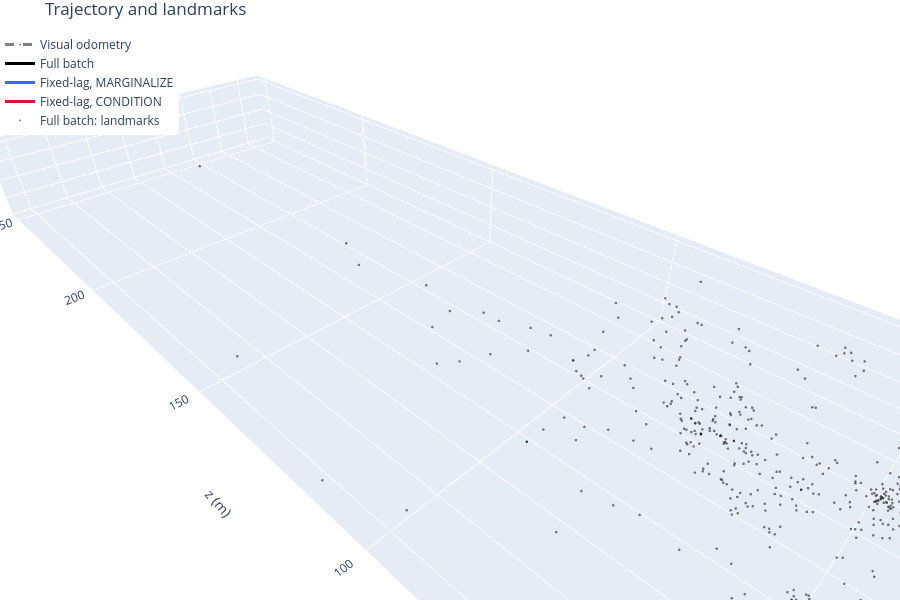

Write notebook code for a chart like this one.
### Markdown cell above
## 5. Trajectory and landmarks

The visual odometry poses, the full batch trajectory, the fixed-lag trajectories, in which every pose keeps its last estimate before it left the window, and the landmarks of the full batch solution. Smart factors have no landmark variables: a landmark is the point its smart factor triangulates, for a fixed-lag run the last point triangulated while the factor was in the smoother. Those points are compared with the full batch ones rather than plotted: the median distance is a few centimetres in both modes, but a landmark with a short or nearly degenerate track can be metres off, and a distant landmark, whose depth is weakly constrained, tens of metres. Click a legend entry to show or hide a trace, and scroll to zoom: some landmarks are well over 100 m away.

### Code cell
batch = full_batch(last)
batch_points = {landmark: point.get() for landmark, factor in smart_factors(last).items()
                if (point := factor.point(batch)).valid()}
print(f"{len(smart_factors(last))} landmarks seen at least twice, {len(batch_points)} triangulated by the full batch")
paths = {"Visual odometry": np.array([vo_poses[i].translation() for i in range(first, last + 1)]),
         "Full batch": np.array([batch.atPose3(X(i)).translation() for i in range(first, last + 1)])}
for name, trajectory in trajectories.items():
    paths[f"Fixed-lag, {name}"] = np.array([trajectory.atPose3(X(i)).translation() for i in range(first, last + 1)])
    points = landmark_estimates[name]
    distances = np.array([np.linalg.norm(points[landmark] - batch_points[landmark])
                          for landmark in sorted(set(points) & set(batch_points))])
    print(f"Fixed-lag, {name}: {len(distances)} landmarks, distance to the full batch point: "
          f"median {np.median(distances):.3f} m, 90th percentile {np.percentile(distances, 90):.2f} m, "
          f"max {distances.max():.1f} m")

fig = go.Figure()
styles = [dict(color="gray", dash="dash"), dict(color="black"), dict(color="royalblue"), dict(color="crimson")]
for (name, xyz), style in zip(paths.items(), styles):
    fig.add_trace(go.Scatter3d(x=xyz[:, 0], y=xyz[:, 1], z=xyz[:, 2], mode="lines+markers", name=name,
                               line=dict(width=3, **style), marker=dict(size=2, color=style["color"])))
landmarks = np.round(np.array(list(batch_points.values())), 2)
fig.add_trace(go.Scatter3d(x=landmarks[:, 0], y=landmarks[:, 1], z=landmarks[:, 2], mode="markers",
                           name="Full batch: landmarks", marker=dict(size=1.5, color="black", opacity=0.5)))
fig.update_layout(title="Trajectory and landmarks", height=600, legend=dict(x=0, y=1),
                  margin=dict(l=0, r=0, b=0, t=30),
                  scene=dict(xaxis_title="x (m)", yaxis_title="y (m)", zaxis_title="z (m)", aspectmode="data",
                             camera=dict(up=dict(x=0, y=-1, z=0), eye=dict(x=-1, y=-1, z=-1))))
fig.show()

### Figure 1 — Plotly figure (JSON) as saved in the notebook; plotly's stock layout.template omitted (floating-point values rounded to 4 significant figures; data arrays with more than 128 entries replaced by an {"elided": "..."} marker saying what was removed)
{"data": [{"line": {"color": "gray", "dash": "dash", "width": 3}, "marker": {"color": "gray", "size": 2}, "mode": "lines+markers", "name": "Visual odometry", "type": "scatter3d", "x": [0.0, 0.003143, 0.002806, 0.004198, 0.007419, 0.006492, 0.002024, -0.003376, -0.008345, -0.01404, -0.03147, -0.03832, -0.04732, -0.06117, -0.07503, -0.0894, -0.1108, -0.1346, -0.1584, -0.182, -0.2075, -0.2376, -0.2665, -0.2934, -0.3206, -0.3477], "y": [0.0, 0.004146, 0.009815, 0.01203, 0.01751, 0.02211, 0.02749, 0.03128, 0.03631, 0.04066, 0.05025, 0.06278, 0.06961, 0.07602, 0.08276, 0.08862, 0.09397, 0.0949, 0.09775, 0.1017, 0.106, 0.112, 0.1169, 0.1225, 0.1261, 0.1315], "z": [0.0, 0.96, 1.92, 2.873, 3.816, 4.759, 5.695, 6.629, 7.565, 8.501, 9.44, 10.37, 11.29, 12.21, 13.12, 14.02, 14.93, 15.83, 16.73, 17.64, 18.52, 19.41, 20.29, 21.17, 22.04, 22.9]}, {"line": {"color": "black", "width": 3}, "marker": {"color": "black", "size": 2}, "mode": "lines+markers", "name": "Full batch", "type": "scatter3d", "x": [-1.828e-11, -0.002892, -0.00652, -0.008659, -0.007604, -0.009247, -0.01538, -0.02653, -0.03513, -0.04269, -0.05095, -0.05692, -0.06607, -0.07387, -0.08335, -0.09397, -0.1093, -0.1308, -0.1552, -0.1785, -0.2001, -0.2278, -0.2517, -0.2725, -0.2975, -0.326], "y": [-1.374e-11, 0.004127, 0.009187, 0.009714, 0.01461, 0.01876, 0.02354, 0.02651, 0.02985, 0.03209, 0.03947, 0.05135, 0.05845, 0.06502, 0.07173, 0.07803, 0.08301, 0.08365, 0.08837, 0.09388, 0.09659, 0.1018, 0.1063, 0.1114, 0.1146, 0.1198], "z": [-5.037e-10, 0.9614, 1.925, 2.887, 3.836, 4.775, 5.709, 6.65, 7.583, 8.518, 9.444, 10.37, 11.29, 12.21, 13.12, 14.02, 14.93, 15.83, 16.73, 17.63, 18.52, 19.41, 20.29, 21.17, 22.04, 22.9]}, {"line": {"color": "royalblue", "width": 3}, "marker": {"color": "royalblue", "size": 2}, "mode": "lines+markers", "name": "Fixed-lag, MARGINALIZE", "type": "scatter3d", "x": [-5.684e-11, -0.002721, -0.006038, -0.007618, -0.005901, -0.007242, -0.01299, -0.02354, -0.03229, -0.0399, -0.04818, -0.05463, -0.06436, -0.07282, -0.08242, -0.09311, -0.1087, -0.1306, -0.1549, -0.1778, -0.1985, -0.2257, -0.249, -0.2705, -0.2959, -0.325], "y": [-3.003e-11, 0.004148, 0.009277, 0.009908, 0.01491, 0.01921, 0.02386, 0.02662, 0.02951, 0.03128, 0.03845, 0.05005, 0.05709, 0.06356, 0.07057, 0.07666, 0.08127, 0.08126, 0.0858, 0.09116, 0.09359, 0.09854, 0.1029, 0.1081, 0.1112, 0.1163], "z": [-3.645e-11, 0.9588, 1.921, 2.882, 3.832, 4.778, 5.716, 6.658, 7.588, 8.515, 9.441, 10.37, 11.29, 12.2, 13.11, 14.01, 14.91, 15.8, 16.7, 17.6, 18.49, 19.38, 20.27, 21.16, 22.03, 22.91]}, {"line": {"color": "crimson", "width": 3}, "marker": {"color": "crimson", "size": 2}, "mode": "lines+markers", "name": "Fixed-lag, CONDITION", "type": "scatter3d", "x": [-5.684e-11, -0.002722, -0.005897, -0.007676, -0.006057, -0.00773, -0.01372, -0.02494, -0.03394, -0.04188, -0.05062, -0.05732, -0.06709, -0.07532, -0.08508, -0.09519, -0.1099, -0.1311, -0.1553, -0.1787, -0.2004, -0.2283, -0.2522, -0.2732, -0.2983, -0.327], "y": [-3.003e-11, 0.004148, 0.009294, 0.00984, 0.01479, 0.01877, 0.02339, 0.02609, 0.0294, 0.03161, 0.03922, 0.051, 0.05794, 0.06418, 0.07085, 0.07724, 0.08234, 0.0832, 0.08804, 0.09364, 0.09645, 0.1016, 0.1063, 0.1113, 0.1144, 0.1195], "z": [-3.645e-11, 0.9588, 1.921, 2.88, 3.826, 4.763, 5.694, 6.633, 7.563, 8.496, 9.421, 10.34, 11.26, 12.18, 13.08, 13.99, 14.89, 15.79, 16.69, 17.59, 18.48, 19.36, 20.24, 21.12, 21.99, 22.85]}, {"marker": {"color": "black", "opacity": 0.5, "size": 1.5}, "mode": "markers", "name": "Full batch: landmarks", "type": "scatter3d", "x": {"elided": "2631 float values"}, "y": {"elided": "2631 float values"}, "z": {"elided": "2631 float values"}}], "layout": {"height": 600, "legend": {"x": 0, "y": 1}, "margin": {"b": 0, "l": 0, "r": 0, "t": 30}, "scene": {"aspectmode": "data", "camera": {"eye": {"x": -1, "y": -1, "z": -1}, "up": {"x": 0, "y": -1, "z": 0}}, "xaxis": {"title": {"text": "x (m)"}}, "yaxis": {"title": {"text": "y (m)"}}, "zaxis": {"title": {"text": "z (m)"}}}, "title": {"text": "Trajectory and landmarks"}}}
